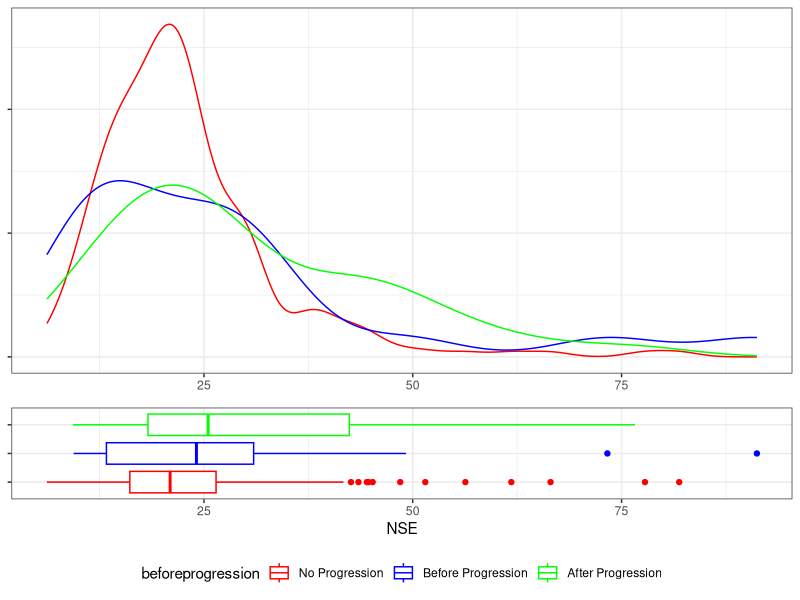
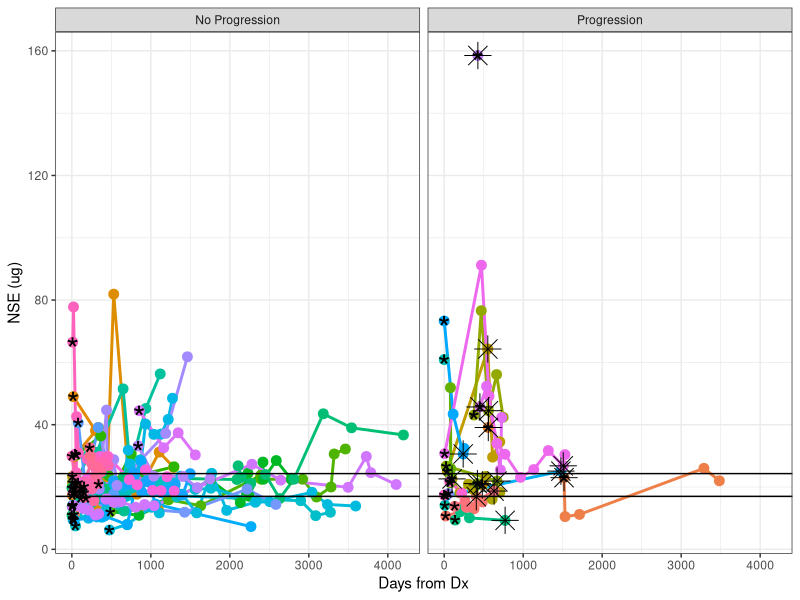
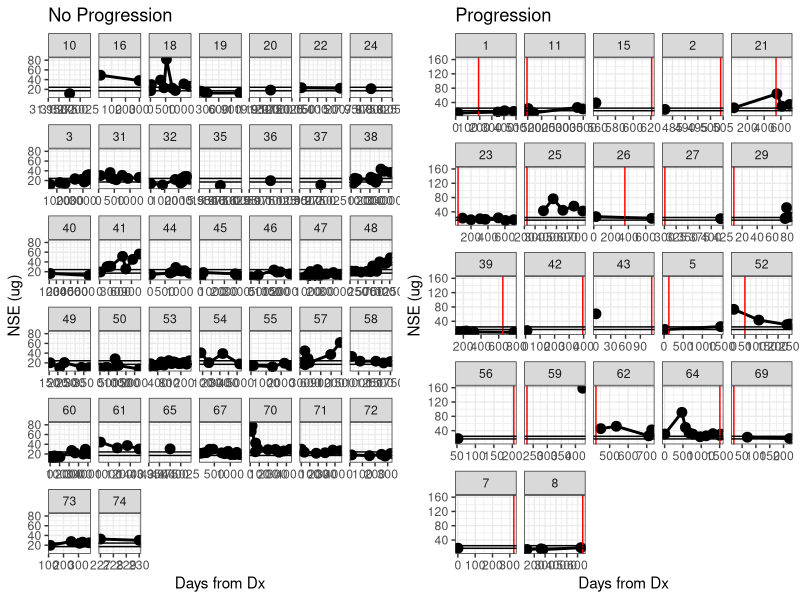
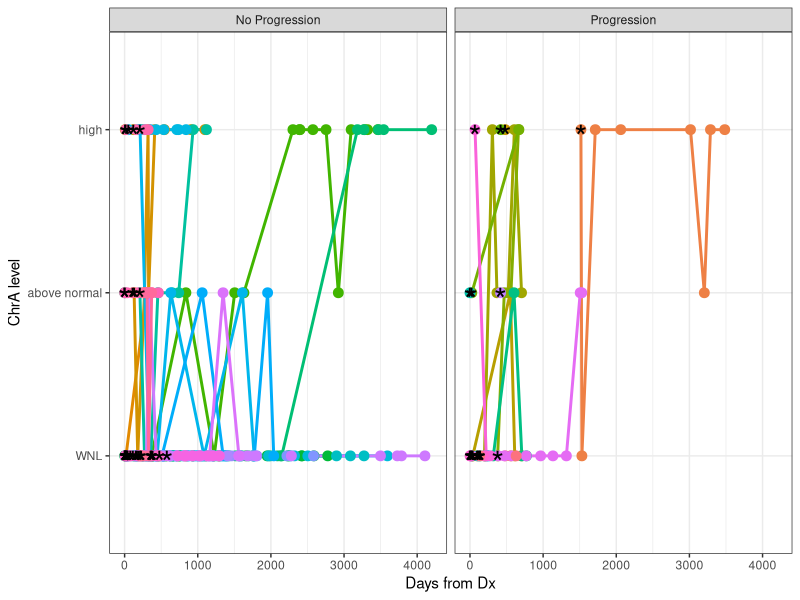
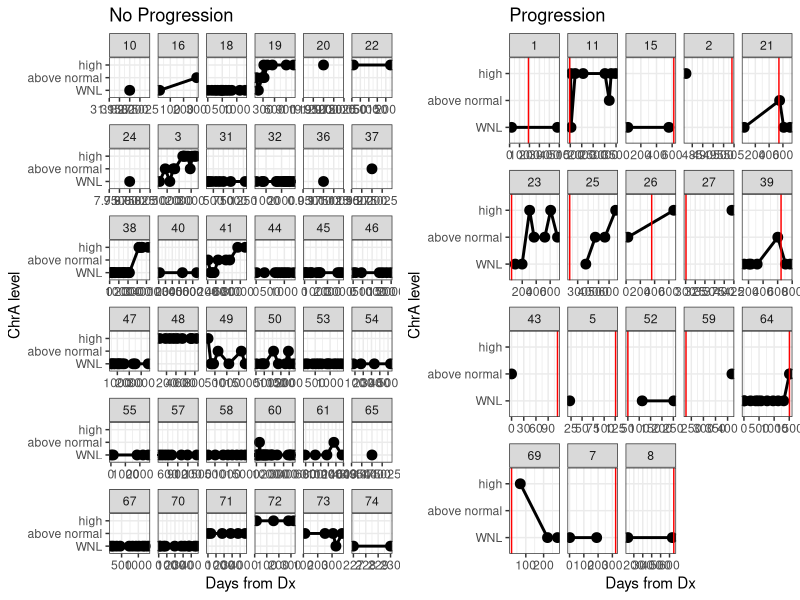

These figures' R source, in order:
## ---- chunk 1
library(ggplot2)
library(reshape)
library(plyr)
library(RColorBrewer)
library(knitr)
library(xtable)
library(gridExtra)

options(xtable.type="html", xtable.caption.placement="top", xtable.include.row.names=FALSE)
opts_chunk$set(comment=NA, echo=FALSE, warning=FALSE, message=FALSE, error=FALSE, fig.width=10, fig.height=5)

lab.thresh.NSE <- 17
lab.thresh.ChrAnew <- 84.7

findclosestdatebefore <- function(dates, refdate, checkorder=FALSE) {
  
  if (all(is.na(dates))) {
    return(NA)
  }
  
  if (is.na(refdate)) {
    return(NA)
  }
  
  # find the closest date occuring before a reference date
  result <- dates[with(data.pt, which.min(dates - refdate))]
  if (checkorder & result > refdate) {
    result <- NA
    }
  
  result
}


ddpfcl <- function(a) {
  refdate <- a$firstprg[1]
  findclosestdatebefore(a$Date, refdate)
}

## ---- chunk 2

data <- read.csv("data/2014-06-03_NSE_ChrA_all.csv",
                 colClasses=c("factor", "character", "numeric", "numeric", "numeric"))

metadata <- read.csv("data/2014-06-03_MCC_Dx_Px_dates.csv")

metadata.cols <- c("id", "mccdxdat", "progfree", "firstprg", "nseprgda", "nse1date", "chrne1da", "chraprgdanew", "chraprgdaold")
metadata.use <- metadata[, metadata.cols]
metadata.use[metadata.use == ""] <- NA

data.merge <- merge(data, metadata.use, by.x="PtNum", by.y="id")

data.merge <- transform(data.merge,
                        Date=as.Date(Date, format="%m/%d/%Y"),
                        mccdxdat=as.Date(mccdxdat, format="%m/%d/%Y"),
                        progfree=as.Date(progfree, format="%m/%d/%Y"),
                        firstprg=as.Date(firstprg, format="%m/%d/%Y"),
                        nse1date=as.Date(nse1date, format="%m/%d/%Y"),
                        nseprgda=as.Date(nseprgda, format="%m/%d/%Y"),
                        chrne1da=as.Date(chrne1da, format="%m/%d/%Y"),
                        chraprgdanew=as.Date(chraprgdanew, format="%m/%d/%Y"),
                        chraprgdaold=as.Date(chraprgdaold, format="%m/%d/%Y")
                        )

data.merge$chraprgda <-data.merge$chraprgdanew
baddate <- is.na(data.merge$chraprgdanew)
data.merge$chraprgda[baddate] <- data.merge$chraprgdaold[baddate]

data.merge <- transform(data.merge,
                        DateDays=difftime(Date, mccdxdat, units="days"),
                        
                        progfreedays=ifelse(is.na(progfree),
                                            difftime(firstprg, mccdxdat, units="days"),
                                            difftime(progfree, mccdxdat, unit="days")),
                        
                        firstprgdays=difftime(firstprg, mccdxdat, units="days"),
                        
                        DateWeeks=difftime(Date, mccdxdat, units="weeks"),

                        progfreeweeks=ifelse(is.na(progfree),
                                             difftime(firstprg, mccdxdat, units="weeks"),
                                             difftime(progfree, mccdxdat, unit="weeks")),
                        
                        progressed=factor(is.na(firstprg),
                                           levels=c(TRUE, FALSE),
                                           labels=c("No Progression", "Progression"),
                                           ordered=TRUE),
                        
                        closestnsedate=Date == nseprgda,
                        closestchradate=Date == chraprgda
                        )

beforeprogression <- with(data.merge, Date <= firstprg)
beforeprogression[is.na(beforeprogression)] <- "No Progression"

data.merge$beforeprogression <- factor(beforeprogression,
                                       levels=c("No Progression", TRUE, FALSE),
                                       labels=c("No Progression", "Before Progression", "After Progression"),
                                       ordered=TRUE)

chra.old.cutpoints <- c(0, 25, 53.75, 1000)
chra.new.cutpoints <- c(0, 84.7, 105.65, 1000)

data.merge <- transform(data.merge,
                        ChrAo.cut=cut(ChrAo, breaks=chra.old.cutpoints, 
                                      labels=c("WNL", "above normal", "high"),
                                      ordered_result=TRUE),
                        ChrAn.cut=cut(ChrAn, breaks=chra.new.cutpoints,
                                      labels=c("WNL", "above normal", "high"),
                                      ordered_result=TRUE)
                        )

data.merge$ChrA.cut <- factor(with(data.merge, ifelse(is.na(ChrAn.cut), as.character(ChrAo.cut), as.character(ChrAn.cut))),
                              levels=c("WNL", "above normal", "high"), ordered=TRUE)

# foo <- ddply(data.merge, .(PtNum), ddpfcl)
# colnames(foo) <- c("PtNum", "mintestdate")
# bar <- merge(data.merge, foo, by="PtNum")
# head(data.merge[, c("beforeprogression", "progressed", "progfree", "firstprg", "firstprgdays")])

## ---- chunk 3
summary(subset(data.merge, NSE > lab.thresh.NSE)$NSE)
## ---- chunk 4
foo <- ddply(data.merge, .(PtNum), function(x) data.frame(progressed=any(x$progressed == "Progression"), NSE=any(!is.na(x$NSE))))
tbl <- with(foo, table(progressed, NSE))
rownames(tbl) <- c("No Progression", "Progression")
colnames(tbl) <- c("NSE not available", "NSE available")
xtable(tbl)
## ---- chunk 5
nse.cutpoints <- data.frame(y=c(17, 24.3))

pointspersample <- ddply(data.merge, .(PtNum), nrow)
samples.keep <- subset(pointspersample, V1 > 3)$PtNum
# samples.keep <- c(18, 31, 38, 53, 64, 8)

plot.data <- subset(data.merge, !is.na(NSE) & as.numeric(DateDays) >= 0 & PtNum %in% samples.keep)

p1 <- ggplot(plot.data, aes(x=NSE, group=beforeprogression, color=beforeprogression))
p1 <-p1 + geom_density()
p1 <- p1 + scale_color_manual(values=c("red", "blue", "green"))
p1 <- p1 + theme_bw()
p1 <- p1 + theme(axis.text.y=element_blank(), axis.title.y=element_blank(),
                 axis.title.x=element_blank(), legend.position="none")

p2 <- ggplot(plot.data, aes(y=NSE, x=beforeprogression, color=beforeprogression))
p2 <-p2 + geom_boxplot()
p2 <- p2 + scale_color_manual(values=c("red", "blue", "green"))
p2 <- p2 + coord_flip()

p2 <- p2 + theme_bw()
p2 <- p2 + theme(axis.text.y=element_blank(), axis.title.y=element_blank(), legend.position="bottom")

grid.arrange(p1, p2, nrow=2, heights = unit(c(2,1), "null"))
## ---- chunk 6
nse.cutpoints <- data.frame(y=c(17, 24.3))

# pointspersample <- ddply(data.merge, .(PtNum), nrow)
# samples.keep <- subset(pointspersample, V1 > 3)$PtNum
# samples.keep <- c(18, 31, 38, 53, 64, 8)
samples.keep <- metadata$id

plot.data <- subset(data.merge, !is.na(NSE) & as.numeric(DateDays) >= 0 & PtNum %in% samples.keep)

p <- ggplot(plot.data, aes(x=as.numeric(DateDays), y=NSE, group=PtNum))
p <- p + geom_line(aes(color=PtNum), size=1)
p <- p + geom_point(aes(color=PtNum), size=3)
# p <- p + facet_wrap(~ PtNum)

# Get the first point to highlight
min.plot.data <- ddply(plot.data, .(PtNum), function(x) x[which(min(x$Date) == x$Date), ])
p <- p + geom_point(data=min.plot.data, aes(x=as.numeric(DateDays), y=NSE, group=PtNum), shape="*", size=8)

# get the closest test date to progression
closest.prog <- subset(plot.data, closestnsedate & progressed == "Progression")
p <- p + geom_point(data=closest.prog, aes(x=as.numeric(DateDays), y=NSE, group=PtNum), shape=8, size=6)

# Draw cutpoints
p <- p + geom_hline(data=nse.cutpoints, aes(yintercept=y))

p <- p + facet_grid(~ progressed)

p <- p + labs(x="Days from Dx", y="NSE (ug)")
p <- p + theme_bw()
p <- p + theme(legend.position="none")
print(p)
## ---- chunk 7

plot.nse <- function(plot.data, nsecutpoints, title=NA, ...) {
p <- ggplot(plot.data, aes(x=as.numeric(DateDays), y=NSE, group=PtNum))
p <- p + geom_line(size=1)
p <- p + geom_point( size=3)

# mark the date of progression, if it exists
prog.data <- unique(subset(plot.data, !is.na(firstprgdays))[, c("PtNum", "firstprgdays")])
p <- p + geom_vline(data=prog.data, aes(xintercept=as.numeric(firstprgdays)), color="red")
# p <- p + geom_point(data=min.plot.data, aes(x=as.numeric(DateDays), y=NSE, group=PtNum), shape="*", size=8, color="red")

# # get the closest test date to progression
# closest.prog <- subset(plot.data, closestnsedate & progressed == "Progression")
# p <- p + geom_point(data=closest.prog, aes(x=as.numeric(DateDays), y=NSE, group=PtNum), shape=8, size=6)

# Draw cutpoints
p <- p + geom_hline(data=nse.cutpoints, aes(yintercept=y))

p <- p + facet_wrap(~ PtNum, scale="free_x")
p <- p + labs(x="Days from Dx", y="NSE (ug)", title=title)

p <- p + theme_bw()
p <- p + theme(legend.position="none")

p

}

## ---- chunk 8
# pointspersample <- ddply(data.merge, .(PtNum), nrow)
# samples.keep <- subset(pointspersample, V1 > 3)$PtNum
# samples.keep <- c(18, 31, 38, 53, 64, 8)
samples.keep <- metadata$id
plot.data <- subset(data.merge, !is.na(NSE) & as.numeric(DateDays) >= 0 & PtNum %in% samples.keep)

p.progressed <- plot.nse(subset(plot.data, progressed == "Progression"), nse.cutpoints, title="Progression")
p.noprogressed <- plot.nse(subset(plot.data, progressed == "No Progression"), nse.cutpoints, title="No Progression")

grid.arrange(p.noprogressed, p.progressed, ncol=2)

## ---- chunk 9
summary(subset(data.merge, ChrAn >= lab.thresh.ChrAnew)$ChrAn)
## ---- chunk 10
plot.data <- subset(data.merge, !is.na(ChrA.cut))

p <- ggplot(plot.data, aes(x=as.numeric(DateDays), y=ChrA.cut, group=PtNum))
p <- p + geom_line(aes(color=PtNum), size=1)
p <- p + geom_point(aes(color=PtNum), size=3)
# p <- p + facet_wrap(~ PtNum)

# Get the first point to highlight
min.plot.data <- ddply(plot.data, .(PtNum), function(x) x[which(min(x$Date) == x$Date), ])
p <- p + geom_point(data=min.plot.data, aes(x=as.numeric(DateDays), y=ChrA.cut, group=PtNum), shape="*", size=8)

# # get the closest test date to progression
# closest.prog <- subset(plot.data, closestchradate & progressed == "Progression")
# p <- p + geom_point(data=closest.prog, aes(x=as.numeric(DateDays), y=ChrA.cut, group=PtNum), shape=8, size=6)

p <- p + facet_grid(~ progressed)

p <- p + labs(x="Days from Dx", y="ChrA level")
p <- p + theme_bw()
p <- p + theme(legend.position="none")
print(p)
## ---- chunk 11

plot.chra <- function(plot.data, title=NA, ...) {
p <- ggplot(plot.data, aes(x=as.numeric(DateDays), y=ChrA.cut, group=PtNum))
p <- p + geom_line(size=1)
p <- p + geom_point( size=3)

# mark the date of progression, if it exists
prog.data <- unique(subset(plot.data, !is.na(firstprgdays))[, c("PtNum", "firstprgdays")])
p <- p + geom_vline(data=prog.data, aes(xintercept=as.numeric(firstprgdays)), color="red")
# p <- p + geom_point(data=min.plot.data, aes(x=as.numeric(DateDays), y=NSE, group=PtNum), shape="*", size=8, color="red")

# # get the closest test date to progression
# closest.prog <- subset(plot.data, closestchradate & progressed == "Progression")
# p <- p + geom_point(data=closest.prog, aes(x=as.numeric(DateDays), y=ChrA.cut, group=PtNum), shape=8, size=6)

p <- p + facet_wrap(~ PtNum, scale="free_x")
p <- p + labs(x="Days from Dx", y="ChrA level", title=title)

p <- p + theme_bw()
p <- p + theme(legend.position="none")

p

}

## ---- chunk 12
plot.data <- subset(data.merge, !is.na(ChrA.cut))

p.progressed <- plot.chra(subset(plot.data, progressed == "Progression"), title="Progression")
p.noprogressed <- plot.chra(subset(plot.data, progressed == "No Progression"), title="No Progression")

grid.arrange(p.noprogressed, p.progressed, ncol=2)
